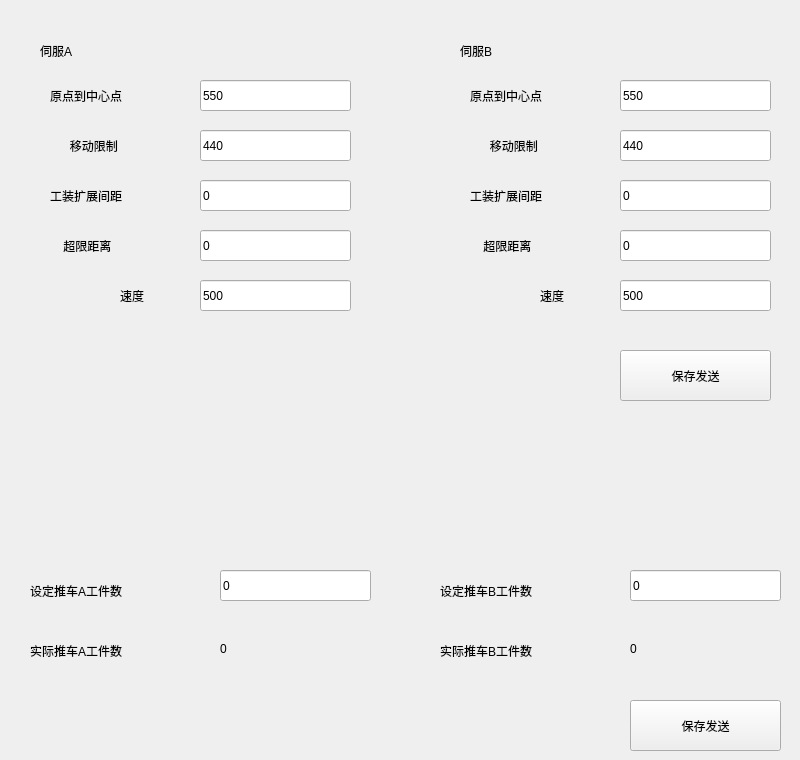
   <widget class="QWidget" name="tab_2">
    <attribute name="title">
     <string>伺服参数</string>
    </attribute>
    <widget class="QLabel" name="label_3">
     <property name="geometry">
      <rect>
       <x>40</x>
       <y>40</y>
       <width>81</width>
       <height>21</height>
      </rect>
     </property>
     <property name="text">
      <string>伺服A</string>
     </property>
    </widget>
    <widget class="QLabel" name="label_4">
     <property name="geometry">
      <rect>
       <x>50</x>
       <y>80</y>
       <width>131</width>
       <height>31</height>
      </rect>
     </property>
     <property name="text">
      <string>原点到中心点 </string>
     </property>
    </widget>
    <widget class="QLabel" name="label_5">
     <property name="geometry">
      <rect>
       <x>60</x>
       <y>130</y>
       <width>111</width>
       <height>31</height>
      </rect>
     </property>
     <property name="text">
      <string>   移动限制</string>
     </property>
    </widget>
    <widget class="QLabel" name="label_6">
     <property name="geometry">
      <rect>
       <x>50</x>
       <y>180</y>
       <width>121</width>
       <height>31</height>
      </rect>
     </property>
     <property name="text">
      <string>工装扩展间距</string>
     </property>
    </widget>
    <widget class="QLineEdit" name="a1">
     <property name="geometry">
      <rect>
       <x>200</x>
       <y>80</y>
       <width>151</width>
       <height>31</height>
      </rect>
     </property>
     <property name="text">
      <string>550</string>
     </property>
    </widget>
    <widget class="QLineEdit" name="a2">
     <property name="geometry">
      <rect>
       <x>200</x>
       <y>130</y>
       <width>151</width>
       <height>31</height>
      </rect>
     </property>
     <property name="text">
      <string>440</string>
     </property>
    </widget>
    <widget class="QLineEdit" name="a3">
     <property name="geometry">
      <rect>
       <x>200</x>
       <y>180</y>
       <width>151</width>
       <height>31</height>
      </rect>
     </property>
     <property name="text">
      <string>0</string>
     </property>
    </widget>
    <widget class="QLineEdit" name="b3">
     <property name="geometry">
      <rect>
       <x>620</x>
       <y>180</y>
       <width>151</width>
       <height>31</height>
      </rect>
     </property>
     <property name="text">
      <string>0</string>
     </property>
    </widget>
    <widget class="QLabel" name="label_7">
     <property name="geometry">
      <rect>
       <x>460</x>
       <y>40</y>
       <width>81</width>
       <height>21</height>
      </rect>
     </property>
     <property name="text">
      <string>伺服B</string>
     </property>
    </widget>
    <widget class="QLabel" name="label_8">
     <property name="geometry">
      <rect>
       <x>470</x>
       <y>80</y>
       <width>131</width>
       <height>31</height>
      </rect>
     </property>
     <property name="text">
      <string>原点到中心点 </string>
     </property>
    </widget>
    <widget class="QLineEdit" name="b1">
     <property name="geometry">
      <rect>
       <x>620</x>
       <y>80</y>
       <width>151</width>
       <height>31</height>
      </rect>
     </property>
     <property name="text">
      <string>550</string>
     </property>
    </widget>
    <widget class="QLineEdit" name="b2">
     <property name="geometry">
      <rect>
       <x>620</x>
       <y>130</y>
       <width>151</width>
       <height>31</height>
      </rect>
     </property>
     <property name="text">
      <string>440</string>
     </property>
    </widget>
    <widget class="QLabel" name="label_9">
     <property name="geometry">
      <rect>
       <x>480</x>
       <y>130</y>
       <width>111</width>
       <height>31</height>
      </rect>
     </property>
     <property name="text">
      <string>   移动限制</string>
     </property>
    </widget>
    <widget class="QLabel" name="label_10">
     <property name="geometry">
      <rect>
       <x>470</x>
       <y>180</y>
       <width>121</width>
       <height>31</height>
      </rect>
     </property>
     <property name="text">
      <string>工装扩展间距</string>
     </property>
    </widget>
    <widget class="QPushButton" name="pushButton_2">
     <property name="geometry">
      <rect>
       <x>620</x>
       <y>350</y>
       <width>151</width>
       <height>51</height>
      </rect>
     </property>
     <property name="autoFillBackground">
      <bool>false</bool>
     </property>
     <property name="styleSheet">
      <string notr="true"/>
     </property>
     <property name="text">
      <string>保存发送</string>
     </property>
    </widget>
    <widget class="QLabel" name="label_11">
     <property name="geometry">
      <rect>
       <x>50</x>
       <y>230</y>
       <width>121</width>
       <height>31</height>
      </rect>
     </property>
     <property name="text">
      <string>    超限距离</string>
     </property>
    </widget>
    <widget class="QLabel" name="label_12">
     <property name="geometry">
      <rect>
       <x>470</x>
       <y>230</y>
       <width>121</width>
       <height>31</height>
      </rect>
     </property>
     <property name="text">
      <string>    超限距离</string>
     </property>
    </widget>
    <widget class="QLineEdit" name="a4">
     <property name="geometry">
      <rect>
       <x>200</x>
       <y>230</y>
       <width>151</width>
       <height>31</height>
      </rect>
     </property>
     <property name="text">
      <string>0</string>
     </property>
    </widget>
    <widget class="QLineEdit" name="b4">
     <property name="geometry">
      <rect>
       <x>620</x>
       <y>230</y>
       <width>151</width>
       <height>31</height>
      </rect>
     </property>
     <property name="text">
      <string>0</string>
     </property>
    </widget>
    <widget class="QLabel" name="label_29">
     <property name="geometry">
      <rect>
       <x>120</x>
       <y>280</y>
       <width>41</width>
       <height>31</height>
      </rect>
     </property>
     <property name="text">
      <string>速度</string>
     </property>
    </widget>
    <widget class="QLabel" name="label_30">
     <property name="geometry">
      <rect>
       <x>540</x>
       <y>280</y>
       <width>41</width>
       <height>31</height>
      </rect>
     </property>
     <property name="text">
      <string>速度</string>
     </property>
    </widget>
    <widget class="QLineEdit" name="a5">
     <property name="geometry">
      <rect>
       <x>200</x>
       <y>280</y>
       <width>151</width>
       <height>31</height>
      </rect>
     </property>
     <property name="text">
      <string>500</string>
     </property>
    </widget>
    <widget class="QLineEdit" name="b5">
     <property name="geometry">
      <rect>
       <x>620</x>
       <y>280</y>
       <width>151</width>
       <height>31</height>
      </rect>
     </property>
     <property name="text">
      <string>500</string>
     </property>
    </widget>
    <widget class="QPushButton" name="pushButton_3">
     <property name="geometry">
      <rect>
       <x>630</x>
       <y>700</y>
       <width>151</width>
       <height>51</height>
      </rect>
     </property>
     <property name="text">
      <string>保存发送</string>
     </property>
    </widget>
    <widget class="QLabel" name="label_31">
     <property name="geometry">
      <rect>
       <x>30</x>
       <y>580</y>
       <width>161</width>
       <height>21</height>
      </rect>
     </property>
     <property name="text">
      <string>设定推车A工件数</string>
     </property>
    </widget>
    <widget class="QLineEdit" name="workAset">
     <property name="geometry">
      <rect>
       <x>220</x>
       <y>570</y>
       <width>151</width>
       <height>31</height>
      </rect>
     </property>
     <property name="text">
      <string>0</string>
     </property>
    </widget>
    <widget class="QLineEdit" name="workBset">
     <property name="geometry">
      <rect>
       <x>630</x>
       <y>570</y>
       <width>151</width>
       <height>31</height>
      </rect>
     </property>
     <property name="text">
      <string>0</string>
     </property>
    </widget>
    <widget class="QLabel" name="label_32">
     <property name="geometry">
      <rect>
       <x>440</x>
       <y>580</y>
       <width>171</width>
       <height>21</height>
      </rect>
     </property>
     <property name="text">
      <string>设定推车B工件数</string>
     </property>
    </widget>
    <widget class="QLabel" name="label_33">
     <property name="geometry">
      <rect>
       <x>30</x>
       <y>640</y>
       <width>161</width>
       <height>21</height>
      </rect>
     </property>
     <property name="text">
      <string>实际推车A工件数</string>
     </property>
    </widget>
    <widget class="QLabel" name="label_34">
     <property name="geometry">
      <rect>
       <x>440</x>
       <y>640</y>
       <width>161</width>
       <height>21</height>
      </rect>
     </property>
     <property name="text">
      <string>实际推车B工件数</string>
     </property>
    </widget>
    <widget class="QLabel" name="label_35">
     <property name="geometry">
      <rect>
       <x>220</x>
       <y>640</y>
       <width>161</width>
       <height>18</height>
      </rect>
     </property>
     <property name="text">
      <string>0</string>
     </property>
    </widget>
    <widget class="QLabel" name="label_36">
     <property name="geometry">
      <rect>
       <x>630</x>
       <y>640</y>
       <width>161</width>
       <height>18</height>
      </rect>
     </property>
     <property name="text">
      <string>0</string>
     </property>
    </widget>
   </widget>
